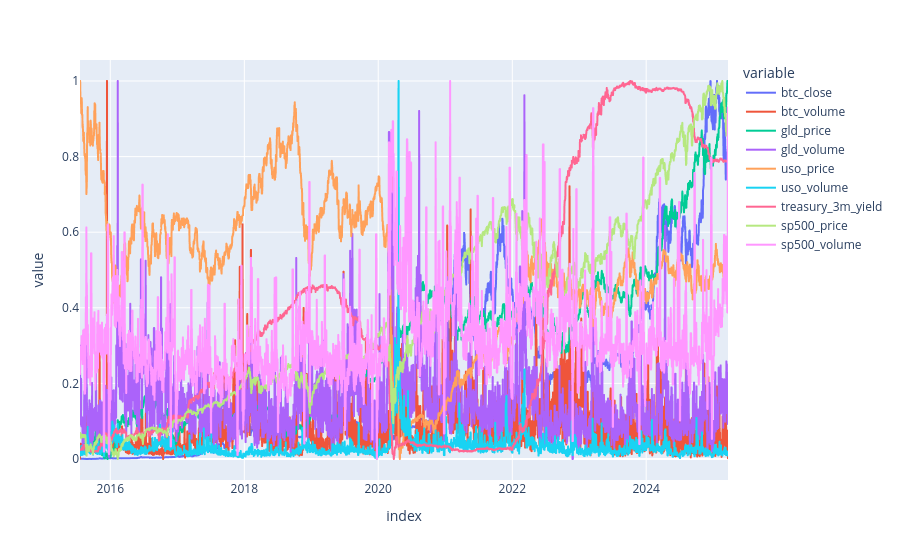

The notebook cell this image was saved under:
### Code cell
from sklearn.preprocessing import MinMaxScaler

scaler = MinMaxScaler()
df_scaled = pd.DataFrame(scaler.fit_transform(df), columns=df.columns, index=df.index)
px.line(df_scaled).show()

### Figure 1 — Plotly figure (JSON) as saved in the notebook; plotly's stock layout.template omitted (floating-point values rounded to 4 significant figures; data arrays with more than 128 entries replaced by an {"elided": "..."} marker saying what was removed)
{"data": [{"hovertemplate": "variable=btc_close<br>index=%{x}<br>value=%{y}<extra></extra>", "legendgroup": "btc_close", "line": {"color": "#636efa", "dash": "solid"}, "marker": {"symbol": "circle"}, "mode": "lines", "name": "btc_close", "showlegend": true, "type": "scattergl", "x": {"elided": "3534 str values"}, "xaxis": "x", "y": {"elided": "3534 float values"}, "yaxis": "y"}, {"hovertemplate": "variable=btc_volume<br>index=%{x}<br>value=%{y}<extra></extra>", "legendgroup": "btc_volume", "line": {"color": "#EF553B", "dash": "solid"}, "marker": {"symbol": "circle"}, "mode": "lines", "name": "btc_volume", "showlegend": true, "type": "scattergl", "x": {"elided": "3534 str values"}, "xaxis": "x", "y": {"elided": "3534 float values"}, "yaxis": "y"}, {"hovertemplate": "variable=gld_price<br>index=%{x}<br>value=%{y}<extra></extra>", "legendgroup": "gld_price", "line": {"color": "#00cc96", "dash": "solid"}, "marker": {"symbol": "circle"}, "mode": "lines", "name": "gld_price", "showlegend": true, "type": "scattergl", "x": {"elided": "3534 str values"}, "xaxis": "x", "y": {"elided": "3534 float values"}, "yaxis": "y"}, {"hovertemplate": "variable=gld_volume<br>index=%{x}<br>value=%{y}<extra></extra>", "legendgroup": "gld_volume", "line": {"color": "#ab63fa", "dash": "solid"}, "marker": {"symbol": "circle"}, "mode": "lines", "name": "gld_volume", "showlegend": true, "type": "scattergl", "x": {"elided": "3534 str values"}, "xaxis": "x", "y": {"elided": "3534 float values"}, "yaxis": "y"}, {"hovertemplate": "variable=uso_price<br>index=%{x}<br>value=%{y}<extra></extra>", "legendgroup": "uso_price", "line": {"color": "#FFA15A", "dash": "solid"}, "marker": {"symbol": "circle"}, "mode": "lines", "name": "uso_price", "showlegend": true, "type": "scattergl", "x": {"elided": "3534 str values"}, "xaxis": "x", "y": {"elided": "3534 float values"}, "yaxis": "y"}, {"hovertemplate": "variable=uso_volume<br>index=%{x}<br>value=%{y}<extra></extra>", "legendgroup": "uso_volume", "line": {"color": "#19d3f3", "dash": "solid"}, "marker": {"symbol": "circle"}, "mode": "lines", "name": "uso_volume", "showlegend": true, "type": "scattergl", "x": {"elided": "3534 str values"}, "xaxis": "x", "y": {"elided": "3534 float values"}, "yaxis": "y"}, {"hovertemplate": "variable=treasury_3m_yield<br>index=%{x}<br>value=%{y}<extra></extra>", "legendgroup": "treasury_3m_yield", "line": {"color": "#FF6692", "dash": "solid"}, "marker": {"symbol": "circle"}, "mode": "lines", "name": "treasury_3m_yield", "showlegend": true, "type": "scattergl", "x": {"elided": "3534 str values"}, "xaxis": "x", "y": {"elided": "3534 float values"}, "yaxis": "y"}, {"hovertemplate": "variable=sp500_price<br>index=%{x}<br>value=%{y}<extra></extra>", "legendgroup": "sp500_price", "line": {"color": "#B6E880", "dash": "solid"}, "marker": {"symbol": "circle"}, "mode": "lines", "name": "sp500_price", "showlegend": true, "type": "scattergl", "x": {"elided": "3534 str values"}, "xaxis": "x", "y": {"elided": "3534 float values"}, "yaxis": "y"}, {"hovertemplate": "variable=sp500_volume<br>index=%{x}<br>value=%{y}<extra></extra>", "legendgroup": "sp500_volume", "line": {"color": "#FF97FF", "dash": "solid"}, "marker": {"symbol": "circle"}, "mode": "lines", "name": "sp500_volume", "showlegend": true, "type": "scattergl", "x": {"elided": "3534 str values"}, "xaxis": "x", "y": {"elided": "3534 float values"}, "yaxis": "y"}], "layout": {"legend": {"title": {"text": "variable"}, "tracegroupgap": 0}, "margin": {"t": 60}, "xaxis": {"anchor": "y", "domain": [0, 1], "title": {"text": "index"}}, "yaxis": {"anchor": "x", "domain": [0, 1], "title": {"text": "value"}}}}
